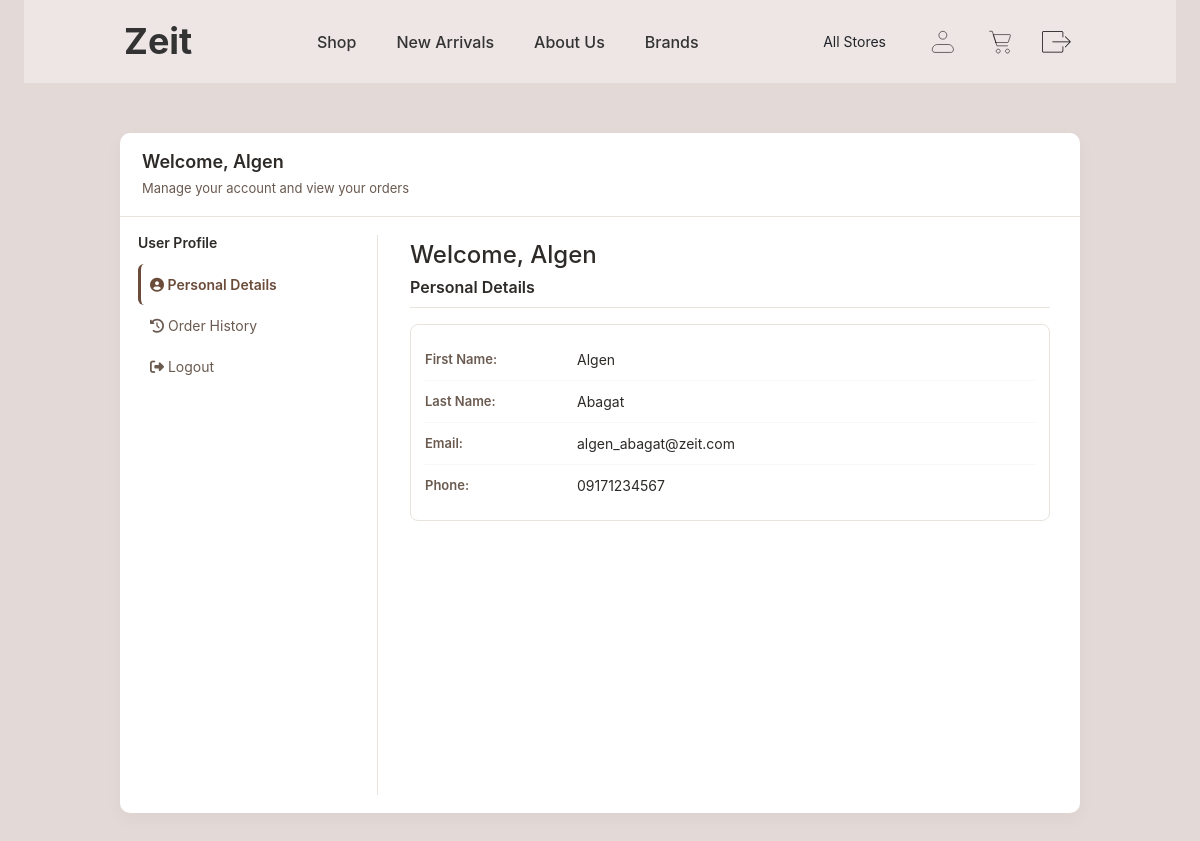
The app's page /profile.php (signed in) with its own data.
### tables this page shows
CREATE TABLE `users` (
  `user_id` int NOT NULL AUTO_INCREMENT,
  `role_id` int NOT NULL,
  `first_name` varchar(100) DEFAULT NULL,
  `last_name` varchar(100) DEFAULT NULL,
  `email` varchar(100) DEFAULT NULL,
  `password_hash` varchar(255) NOT NULL,
  `phone` varchar(20) DEFAULT NULL,
  `created_at` date DEFAULT (curdate()),
  PRIMARY KEY (`user_id`),
  UNIQUE KEY `email` (`email`),
  KEY `fk_users_role` (`role_id`),
  CONSTRAINT `fk_users_role` FOREIGN KEY (`role_id`) REFERENCES `roles` (`role_id`)
);

### profile.php (the view, shortened to what this page needs)
<?php
require_once 'config.php';
$tab = $_GET['tab'] ?? 'overview';
$user_id = (int)$_SESSION['user_id'];
$conn = getDBConnection($servername, $username, $password, $database, $port);
$userData = null;
if ($conn) {
    $uStmt = $conn->prepare('SELECT first_name, last_name, email, phone FROM users WHERE user_id = ? LIMIT 1');
    if ($uStmt) {
        $uStmt->bind_param('i', $user_id);
        $uStmt->execute();
        $uRes = $uStmt->get_result();
        $userData = $uRes->fetch_assoc() ?: null;
    }
}
?>
<!DOCTYPE html>
<html lang="en">
  <head>
    <link href="https://cdn.jsdelivr.net/npm/bootstrap@5.3.8/dist/css/bootstrap.min.css" rel="stylesheet">
    <link rel="stylesheet" href="https://cdnjs.cloudflare.com/ajax/libs/font-awesome/6.4.0/css/all.min.css">
    <link rel="stylesheet" href="styles/styles.css">
    <link rel="stylesheet" href="styles/profile.css">
  </head>
<body>
  <div class="container-fluid">
    <?php include 'header-navbar.php'; ?>
    <div class="profile-container">
      <div class="profile-header">
        <h2>Welcome, <?php echo htmlspecialchars($userData['first_name'] ?? 'User', ENT_QUOTES, 'UTF-8'); ?></h2>
        <p>Manage your account and view your orders</p>
      </div>
      <div class="profile-content">
        <aside class="sidebar profile-sidebar">
          <h3>User Profile</h3>
          <ul class="profile-menu">
            <li><a class="<?php echo $tab === 'overview' ? 'active' : ''; ?>" href="profile.php?tab=overview"><i class="fas fa-user-circle"></i> Personal Details</a></li>
            <li><a class="<?php echo $tab === 'orders' ? 'active' : ''; ?>" href="profile.php?tab=orders"><i class="fas fa-history"></i> Order History</a></li>
            <li><a href="logout.php"><i class="fas fa-sign-out-alt"></i> Logout</a></li>
          </ul>
        </aside>
        <main class="profile-main">
          <?php if ($tab === 'overview'): ?>
            <div class="welcome-message">
              <h4>Welcome, <?php echo htmlspecialchars($userData['first_name'] ?? 'User', ENT_QUOTES, 'UTF-8'); ?></h4>
            </div>
            <h3 class="section-title">Personal Details</h3>
            <?php if ($userData): ?>
              <div class="info-card">
                <div class="info-row">
                  <div class="info-label">First Name:</div>
                  <div class="info-value"><?php echo htmlspecialchars($userData['first_name'] ?? 'N/A', ENT_QUOTES, 'UTF-8'); ?></div>
                </div>
                <div class="info-row">
                  <div class="info-label">Last Name:</div>
                  <div class="info-value"><?php echo htmlspecialchars($userData['last_name'] ?? 'N/A', ENT_QUOTES, 'UTF-8'); ?></div>
                </div>
                <div class="info-row">
                  <div class="info-label">Email:</div>
                  <div class="info-value"><?php echo htmlspecialchars($userData['email'] ?? 'N/A', ENT_QUOTES, 'UTF-8'); ?></div>
                </div>
                <div class="info-row">
                  <div class="info-label">Phone:</div>
                  <div class="info-value"><?php echo htmlspecialchars($userData['phone'] ?? 'N/A', ENT_QUOTES, 'UTF-8'); ?></div>
                </div>
              </div>
            <?php else: ?>
              <p>User information not available.</p>
            <?php endif; ?>
          <?php else: ?>
            <p>Unknown tab.</p>
          <?php endif; ?>
        </main>
      </div>
    </div>
  </div>
</body>
</html>

### styles/styles.css (style rules this page uses)
.container-fluid { display: flex; flex-direction: column; min-height: 100vh; background-color: #EEE5E5; padding: 0px; font-family: 'Inter', sans-serif; }
html, body { font-family: 'Inter', sans-serif; }

### styles/profile.css (style rules this page uses)
:root { --bg: #E3DAD8; --panel: #FFFFFF; --primary: #6B4C3B; --primary-2: #8C6A58; --muted: #6A5A50; --text: #2D2A28; --border: #E9E3DD; --subtle: #F2EEE9; }
.container-fluid { background: var(--bg); font-family: Inter; padding: 24px; min-height: 100vh; box-sizing: border-box; padding-top: 0; }
.profile-container { width: 960px; max-width: 100%; height: 680px; margin: 50px auto; background: var(--panel); border-radius: 10px; box-shadow: 0 6px 18px rgba(45,42,40,0.04); display: flex; flex-direction: column; overflow: hidden; }
.profile-header { padding: 18px 22px; border-bottom: 1px solid var(--border); color: var(--text); background: transparent; }
.profile-header h2 { margin: 0; font-size: 18px; color: var(--text); font-weight: 600; }
.profile-header p { margin: 6px 0 0; color: var(--muted); font-size: 13px; }
.profile-content { display: flex; gap: 20px; padding: 18px; height: 100%; box-sizing: border-box; }
.profile-sidebar { width: 240px; flex: 0 0 240px; padding-right: 18px; border-right: 1px solid var(--border); }
.profile-sidebar h3 { margin: 0 0 12px 0; font-size: 14px; color: var(--text); font-weight: 600; }
.profile-menu { list-style: none; padding: 0; margin: 8px 0 0 0; }
.profile-menu a { display: block; padding: 10px 12px; color: var(--muted); text-decoration: none; border-radius: 6px; font-size: 14px; transition: background .12s, color .12s; }
.profile-menu a.active { color: var(--primary); font-weight: 600; background: transparent; border-left: 3px solid var(--primary); padding-left: 9px; }
.profile-main { flex: 1 1 auto; padding: 6px 12px; overflow-y: auto; color: var(--text); }
.section-title { margin: 0 0 16px 0; font-size: 16px; color: var(--text); font-weight: 600; padding-bottom: 10px; border-bottom: 1px solid var(--border); }
.info-card { background: var(--panel); border: 1px solid var(--border); border-radius: 8px; padding: 14px; color: var(--text); }
.info-row { display: flex; gap: 12px; padding: 10px 0; align-items: center; border-top: 1px solid rgba(0,0,0,0.03); }
.info-row:first-child { border-top: none; }
.info-label { width: 140px; color: var(--muted); font-weight: 600; font-size: 13px; }
.info-value { flex: 1; color: var(--text); font-size: 14px; }

### records on screen
users: first_name "Algen", last_name "Abagat", email "algen_abagat@zeit.com", phone "09171234567"

### other values on screen
$selectedBranchName "All Stores"
